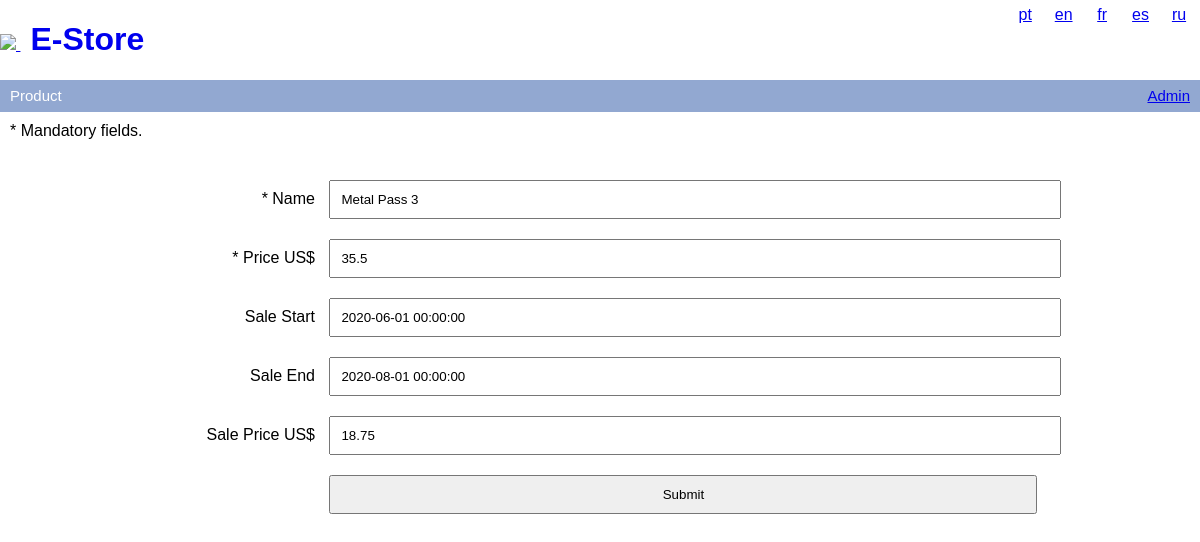
The page /products.php?id=4 on the database its author committed.
### tables this page shows
CREATE TABLE languages (
	id INT(10) NOT NULL AUTO_INCREMENT,
	code VARCHAR(2) NOT NULL,
	currency VARCHAR(10) NOT NULL,
	decimals VARCHAR(1) NOT NULL,
	thousands VARCHAR(1) NOT NULL,
	PRIMARY KEY (id)
)
COLLATE='utf8_general_ci';

CREATE TABLE tr_varchar (
	id INT(10) NOT NULL AUTO_INCREMENT,
	language_id INT(10) NOT NULL,
	code VARCHAR(200) NOT NULL,
	value VARCHAR(200) NOT NULL,
	PRIMARY KEY (id)
)
COLLATE='utf8_general_ci';

CREATE TABLE tr_float (
	id INT(10) NOT NULL AUTO_INCREMENT,
	language_id INT(10) NOT NULL,
	code VARCHAR(200) NOT NULL,
	value FLOAT NULL NOT NULL,
	PRIMARY KEY (id)
)
COLLATE='utf8_general_ci';

CREATE TABLE products (
	id INT(10) NOT NULL AUTO_INCREMENT,
	name VARCHAR(200) UNIQUE,
	price VARCHAR(200) UNIQUE,
	sale_start DATETIME NULL DEFAULT NULL,
	sale_end DATETIME NULL DEFAULT NULL,
	sale_price VARCHAR(200) DEFAULT NULL,
	PRIMARY KEY (id)
)
COLLATE='utf8_general_ci';

### products.php (called while the page is built, shortened)
<?php
$breadcrumbs = 'Product';
include('html/header.php');
$next = '02';
if (isset($_GET['id'])) {
	$id = $_GET['id'];
	$sql = 'SELECT * FROM products WHERE id = ' . $id;
	$result = mysqli_query($conn, $sql);
	if (mysqli_num_rows($result) > 0) {
		while ($a = mysqli_fetch_assoc($result)) {
			include('lib/product.php');
		}
	}
}
include('html/product' . $next . '.php');
include('html/footer.php');

### lib/language.php (called while the page is built, shortened)
<?php
function prefered_language($available_languages, $user_language) {
	$available_languages = array_flip($available_languages);
	$langs = array();
	preg_match_all(
		'~([\w-]+)(?:[^,\d]+([\d.]+))?~',
		strtolower($user_language),
		$matches,
		PREG_SET_ORDER
	);
	foreach ($matches as $match) {
		list($a, $b) = explode('-', $match[1]) + array('', '');
		$value = isset($match[2]) ? (float) $match[2] : 1.0;
		if (isset($available_languages[$match[1]])) {
			$langs[$match[1]] = $value;
			continue;
		}
		if (isset($available_languages[$a])) {
			$langs[$a] = $value - 0.1;
		}
	}
	if ($langs) {
		arsort($langs);
		return key($langs);
	} else {
		return $available_languages[0];
	}
}
$sql = "SELECT * FROM languages";
$result = mysqli_query($conn, $sql);
if (mysqli_num_rows($result) > 0) {
	while ($a = mysqli_fetch_assoc($result)) {
		$languages[$a['code']] = $a;
    }
}
$available_languages = array_keys($languages);
$user_language = $_SESSION['lang'];
$lang = prefered_language($available_languages, strtolower($user_language));

### lib/product.php (called while the page is built, shortened)
<?php
$sql_name = 'select value from tr_varchar where language_id = ' . $languages[$lang]['id'] . ' and
	code = \'' . $a['name'] . '\' limit 1';
$result_name = mysqli_query($conn, $sql_name);
if (mysqli_num_rows($result_name) > 0) {
    while ($a_name = mysqli_fetch_assoc($result_name)) {
        $name = $a_name['value'];
	}
} else {
	$name = '[not translated]';
}
$sql_price = 'select value from tr_float where language_id = ' . $languages[$lang]['id'] . ' and
	code = \'' . $a['price'] . '\' limit 1';
$result_price = mysqli_query($conn, $sql_price);
if (mysqli_num_rows($result_price) > 0) {
    while ($a_price = mysqli_fetch_assoc($result_price)) {
        $price = $a_price['value'];
	}
}
$sale_start = null;
$sale_end = null;
if ( ! empty($a['sale_start'])) {
	$sale_start = strtotime($a['sale_start']);
	$sale_end = strtotime($a['sale_end']);
	$sql_sale_price = 'select value from tr_float where language_id = ' . $languages[$lang]['id'] . ' and code = \'' . $a['sale_price'] . '\' limit 1';
	$result_sale_price = mysqli_query($conn, $sql_sale_price);
	if (mysqli_num_rows($result_sale_price) > 0) {
		while ($a_sale_price = mysqli_fetch_assoc($result_sale_price)) {
			$sale_price = $a_sale_price['value'];
		}
	}
}
$sale_start_formatted = $sale_start ? date('Y-m-d H:i:s', $sale_start) : null;
$sale_end_formatted = $sale_end ? date('Y-m-d H:i:s', $sale_end) : null;

### html/product02.php (the view, shortened to what this page needs)
<form method="post">
	<div>
		* Mandatory fields.
	</div>
	<div class="alert">
	</div>
	<div>
		<label for="product_name">* Name</label>
		<input id="product_name" name="name" type="text" value="<?php echo $name; ?>" />
	</div>
	<div>
		<label for="product_price">* Price <?php echo $languages[$lang]['currency']; ?></label>
		<input id="product_price" name="price" type="number" value="<?php echo $price; ?>" />
	</div>
	<div>
		<label for="product_sale_start">Sale Start</label>
		<input id="product_sale_start" name="sale_start" type="text" value="<?php echo $sale_start_formatted; ?>" />
	</div>
	<div>
		<label for="product_sale_end">Sale End</label>
		<input id="product_sale_end" name="sale_end" type="text" value="<?php echo $sale_end_formatted; ?>" />
	</div>
	<div>
		<label for="product_sale_price">Sale Price <?php echo $languages[$lang]['currency']; ?></label>
		<input id="product_sale_price" name="sale_price" type="number" value="<?php echo $sale_price; ?>" />
	</div>
	<div>
		<label></label>
		<input type="submit" value="Submit" />
	</div>
</form>

### html/header.php (shortened to what this page needs)
<?php
include_once(__DIR__ . '/../lib/connection.php');
include_once(__DIR__ . '/../lib/language.php');
?>
<!DOCTYPE html>
<html xmlns="http://www.w3.org/1999/xhtml" lang="pt_BR">
<head>
    <link rel="stylesheet" type="text/css" href="frontend/style.css">
</head>
<body>
    <div id="header">
        <a href="index.php">
            <img src="http://www.hoplon.com/site/img/logo-hoplon.svg"/>
            <h1>E-Store</h1>
        </a>
        <ul id="langs">
            <?php foreach ($languages as $language) { ?>
                <li class="<?php if ($_SESSION['lang'] == $language['code']) { print 'selected'; } ?>">
                    <a href="index.php?lang=<?php echo $language['code']; ?>"><?php echo $language['code']; ?></a>
                </li>
            <?php } ?>
        </ul>
    </div>
    <div id="crambs">
        <span><?php echo $breadcrumbs; ?></span>
        <span class="admin"><a href="admin.php">Admin</a></span>
    </div>
    <div id="content">

### frontend/style.css (style rules this page uses)
body { padding: 0px; margin: 0px; font-family: sans-serif; }
#header { height: 10vh; }
#header img { padding-top: 1px; margin-top: 2vh; }
#header h1 { display: inline-block; margin-left: 10px; }
#crambs { font-size: 15px; background-color: #92a8d1; height: 25px; padding-top: 7px; color: white; }
#crambs span { margin-left: 10px; }
#crambs span.admin { float: right; margin-right: 10px; }
#langs { position: fixed; top: 4px; right: 4px; display: inline-block; list-style: none; padding: 0; margin: 0; }
#langs li { display: inline-block; min-width: 30px; min-height: 20px; padding: 2px; text-align: center; background-color: white; }
form div { padding: 10px; }
form div label { padding: 10px; display: inline-block; width: 25%; text-align: right; }
form div input { padding: 10px; display: inline-block; width: 60%; }

### rows shown on the page
languages: code "pt"
languages: code "en", currency "US$"
languages: code "fr"
languages: code "es"
languages: code "ru"
tr_varchar: name "Metal Pass 3"
tr_float: price "35.5"
products: sale_start "2020-06-01 00:00:00", sale_end "2020-08-01 00:00:00"
tr_float: sale_price "18.75"

### other values the page prints
$breadcrumbs "Product"
